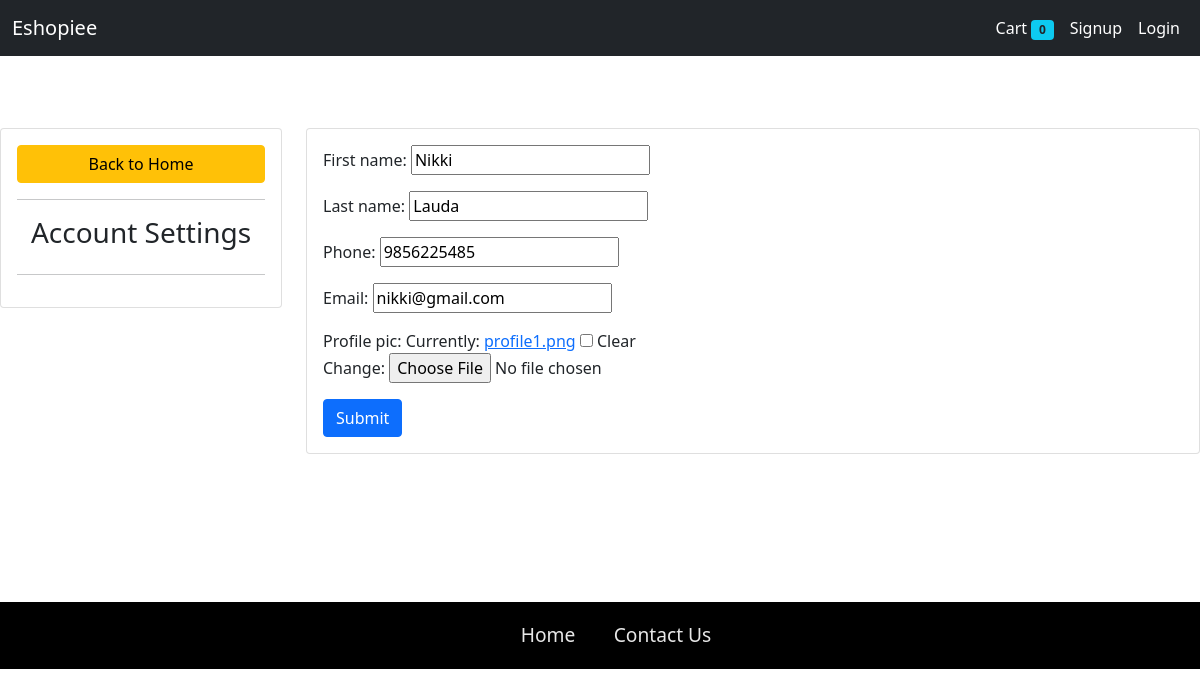
Page /10/profile_update on the committed database.
### store/models.py (models this page shows, shortened)
class Customer(models.Model):
    first_name = models.CharField(max_length=50)
    last_name = models.CharField(max_length=50)
    phone = models.CharField(max_length=15)
    email = models.EmailField()
    profile_pic = models.ImageField(default='profile1.png',null=True,blank=True)
    password = models.CharField(max_length=500 )
    submitted_at = models.DateTimeField(auto_now_add=True)
    updated_at = models.DateTimeField(auto_now=True)
    '''
    @staticmethod
    def get_customer_by_email(email):
        return Customer.objects.get(email = email)here is the code to proceed only after getting the customer,if you no longer have customer,"Customer matching query does not exist." error will come , to avoid that error we are writing code in try except block'''
    @staticmethod
    def get_customer_by_email(email):
        try:
            return Customer.objects.get(email = email)
        except:
            return False

### store/views.py (the view)
# urls.py: path('<pk>/profile_update',ProfileUpdate.as_view(),name='profile_update'),
class ProfileUpdate(UpdateView):
	template_name= 'profile_update.html'
	model= Customer
	fields = ['first_name','last_name','phone','email','profile_pic']
	success_url= '/'

### store/templates/profile_update.html (shortened to what this page needs)
{% extends 'base.html' %}
{% load static %}
{% block content %}
<br>
<div class="row mt-5 mb-5">
    <div class="col-md-3">
        <div class="card card-body">
            <a href="/" class="btn btn-warning">Back to Home</a>
            <hr>
            <h3 style="text-align: center">Account Settings</h3>
            <hr>
        </div>
    </div>
    <div class="col-md-9">
        <div class="card card-body">
            <form method="POST" enctype="multipart/form-data">
                    <div class="form-group">
                        {{form.as_p}}
                    </div>
                <input type="submit" class="btn btn-primary" name="Update Information">
            </form>
        </div>
    </div>
</div>
{% endblock %}

### rows in the picture
Customer: first_name "Nikki", last_name "Lauda", phone "9856225485", email "nikki@gmail.com"

### other values in the picture
{{ request.session.cart.keys|length }} "0"
